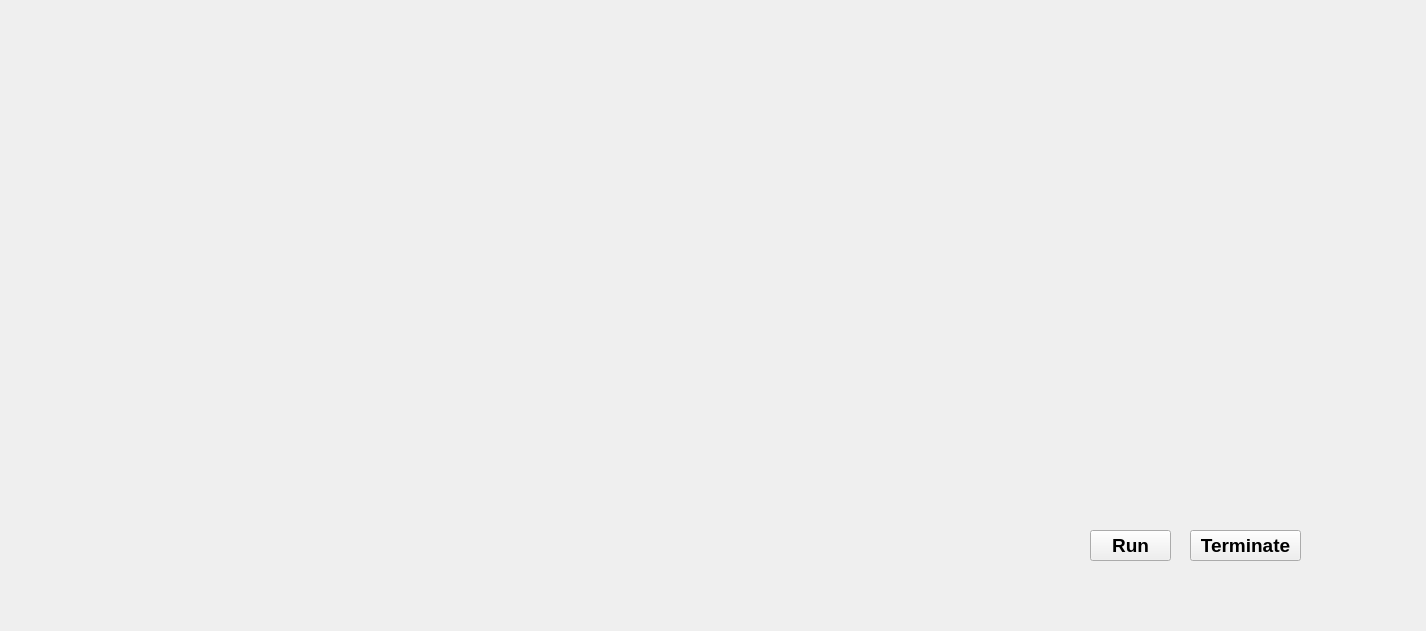
<?xml version="1.0" encoding="UTF-8"?>
<ui version="4.0">
 <class>jarvis</class>
 <widget class="QMainWindow" name="jarvis">
  <property name="geometry">
   <rect>
    <x>0</x>
    <y>0</y>
    <width>1426</width>
    <height>631</height>
   </rect>
  </property>
  <property name="windowTitle">
   <string>MainWindow</string>
  </property>
  <widget class="QWidget" name="centralwidget">
   <widget class="QLabel" name="label">
    <property name="geometry">
     <rect>
      <x>-10</x>
      <y>-30</y>
      <width>1441</width>
      <height>791</height>
     </rect>
    </property>
    <property name="styleSheet">
     <string notr="true">background:transparent;
border-radius:none;
font-size:20px;</string>
    </property>
    <property name="text">
     <string/>
    </property>
    <property name="pixmap">
     <pixmap>jarvis.gif</pixmap>
    </property>
   </widget>
   <widget class="QPushButton" name="pushButton">
    <property name="geometry">
     <rect>
      <x>1090</x>
      <y>530</y>
      <width>81</width>
      <height>31</height>
     </rect>
    </property>
    <property name="font">
     <font>
      <pointsize>14</pointsize>
      <weight>75</weight>
      <bold>true</bold>
     </font>
    </property>
    <property name="text">
     <string>Run</string>
    </property>
   </widget>
   <widget class="QPushButton" name="pushButton_2">
    <property name="geometry">
     <rect>
      <x>1190</x>
      <y>530</y>
      <width>111</width>
      <height>31</height>
     </rect>
    </property>
    <property name="font">
     <font>
      <pointsize>14</pointsize>
      <weight>75</weight>
      <bold>true</bold>
     </font>
    </property>
    <property name="text">
     <string>Terminate</string>
    </property>
   </widget>
   <widget class="QLabel" name="label_2">
    <property name="geometry">
     <rect>
      <x>0</x>
      <y>0</y>
      <width>401</width>
      <height>61</height>
     </rect>
    </property>
    <property name="text">
     <string/>
    </property>
    <property name="pixmap">
     <pixmap>Jarvis_Loading_Screen.gif</pixmap>
    </property>
   </widget>
   <widget class="QTextBrowser" name="textBrowser">
    <property name="geometry">
     <rect>
      <x>405</x>
      <y>10</y>
      <width>281</width>
      <height>41</height>
     </rect>
    </property>
    <property name="styleSheet">
     <string notr="true">background:transparent;
border- radius:none;
color:white;</string>
    </property>
   </widget>
   <widget class="QTextBrowser" name="textBrowser_2">
    <property name="geometry">
     <rect>
      <x>700</x>
      <y>10</y>
      <width>256</width>
      <height>41</height>
     </rect>
    </property>
    <property name="styleSheet">
     <string notr="true">background:transparent;
border- radius:none;
color:white;
font-size:20px;</string>
    </property>
   </widget>
  </widget>
 </widget>
 <resources/>
 <connections/>
</ui>
